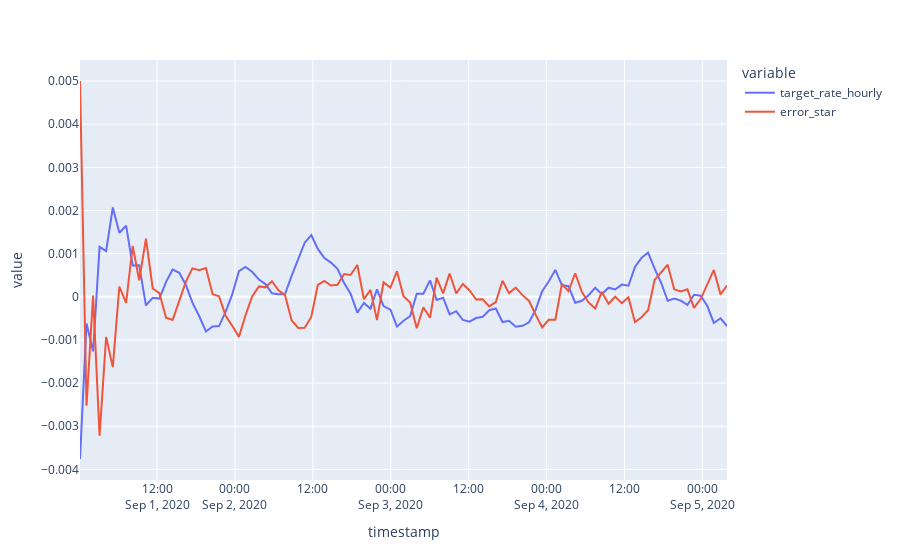

This figure's notebook cell:
### Code cell
df.plot(kind='line', x='timestamp', y=['target_rate_hourly', 'error_star'])
